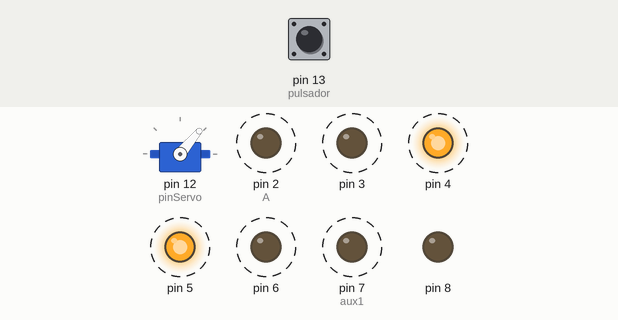
A sketch run on a simulated Arduino Uno, built with avr-gcc and run on an emulated ATmega328P. Shown: servo, output pins drawn as LEDs (lit = HIGH). Dashed ring = blinking. Inputs (shaded band) come from the test bench; at power-on: pin 13 (pulsador) HIGH.

Above: at 1.26 s.
1.3 s: pin 13 (pulsador) pulled LOW for 3.2 s
At 2.1 s:
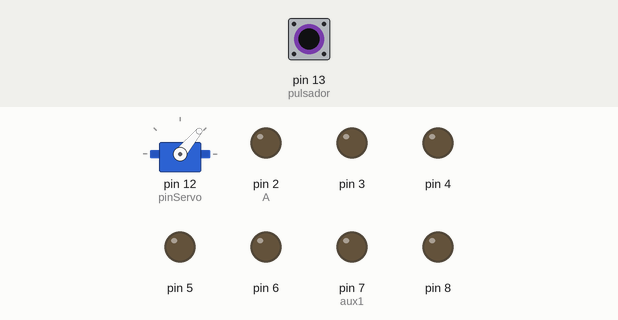
6.1 s: pin 13 (pulsador) pulled LOW for 0.15 s
At 6.26 s:
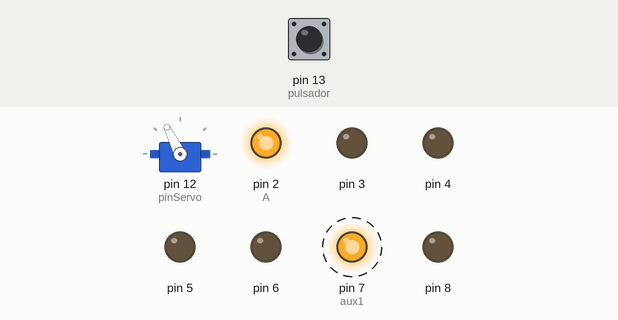
9.1 s: pin 13 (pulsador) pulled LOW for 1 s
At 9.4 s:
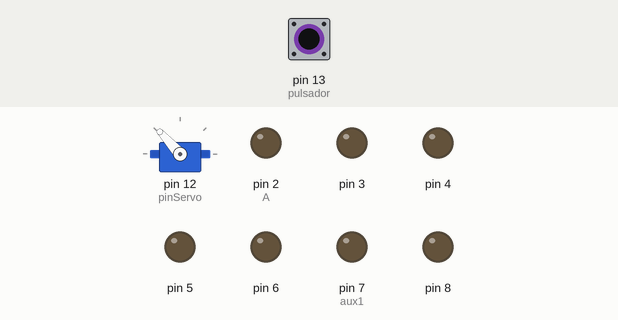
12.3 s: pin 13 (pulsador) pulsed LOW 2 times (0.12 s each, 0.3 s apart)
At 12.67 s:
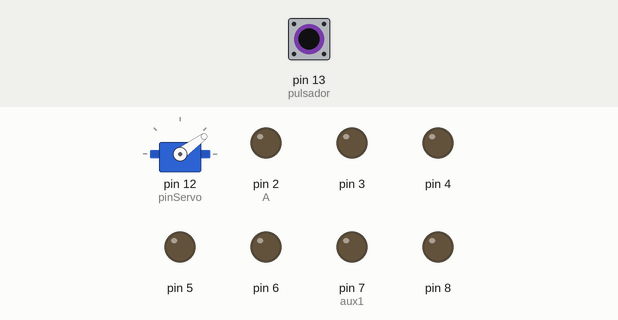
15.3 s: pin 13 (pulsador) pulled LOW for 0.15 s
18.3 s: pin 13 (pulsador) pulled LOW for 0.15 s
Timing chart, 0 to 22.3 s (numbered marks = the images above; inputs shaded):
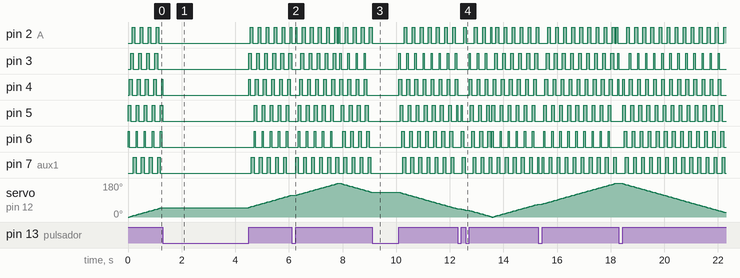

Measured:
- by itself, pin 5: repeats every 0.30 s: HIGH 0.10 s, LOW 0.20 s

The sketch:

Ej05.ino
```cpp
#include <Servo.h>
Servo servo;
int angulo = 0;
int pinServo = 12;

const int pulsador = 13;

const int A = 2;
const int B = 3;
const int C = 4;
const int D = 5;
const int E = 6;
const int F = 7;
const int G = 8;

int aux1 = 7;
int aux2 = 2;
int mod = 0;

void setup() {
    for (int i = 2; i <= 8; i++) {
        pinMode(i, OUTPUT);
    }
    pinMode(pulsador, INPUT);
    servo.attach(pinServo);
}

void loop() {
    if (digitalRead(pulsador) == LOW) {
        apagar7S();
    }

    while(digitalRead(pulsador) == HIGH) {
    moverServo();
    comprobarAngulo();

    if (mod == -1) {
        mover7D();
    }
    else {
        mover7I();
    }
    escribir7();
  }
}

void apagar7S() {
    for (int i = 2; i <= 8; i++) {
        digitalWrite(A, LOW);
    }
}

void moverServo() {
    angulo += 2 * mod;
    servo.write(angulo);
}

void comprobarAngulo() {
    if (angulo == 180) {
        mod = -1;
    }
    else if (angulo == 0) {
        mod = 1;
    }
}

void mover7D() {
    aux1 += 1;
    aux2 = aux1 + 1;

    if(aux1 == 8) {
        aux1 = 2;
    }
    if(aux2 == 8) {
        aux2 =  2;
    }
}

void mover7I() {
    aux1 -= 1;
    aux2 = aux1 - 1;

    if(aux1 == 1) {
        aux1 = 7;
    }
    if(aux2 == 1) {
        aux2 =  7;
    }
}

void escribir7() {
    digitalWrite(aux1, HIGH);
    digitalWrite(aux2, HIGH);
    delay(50);
    digitalWrite(aux1, LOW);
    digitalWrite(aux2, LOW);
}
```
